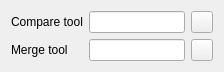
<?xml version="1.0" encoding="UTF-8"?>
<ui version="4.0">
 <class>merge_settings</class>
 <widget class="QWidget" name="merge_settings">
  <property name="geometry">
   <rect>
    <x>0</x>
    <y>0</y>
    <width>224</width>
    <height>64</height>
   </rect>
  </property>
  <layout class="QFormLayout" name="formLayout">
   <item row="0" column="0">
    <widget class="QLabel" name="label_7">
     <property name="text">
      <string>Compare tool</string>
     </property>
    </widget>
   </item>
   <item row="0" column="1">
    <layout class="QHBoxLayout" name="horizontalLayout">
     <item>
      <widget class="QLineEdit" name="compare"/>
     </item>
     <item>
      <widget class="QPushButton" name="compare_btn">
       <property name="sizePolicy">
        <sizepolicy hsizetype="Fixed" vsizetype="Fixed">
         <horstretch>0</horstretch>
         <verstretch>0</verstretch>
        </sizepolicy>
       </property>
       <property name="maximumSize">
        <size>
         <width>22</width>
         <height>22</height>
        </size>
       </property>
       <property name="text">
        <string/>
       </property>
      </widget>
     </item>
    </layout>
   </item>
   <item row="1" column="0">
    <widget class="QLabel" name="label_8">
     <property name="text">
      <string>Merge tool</string>
     </property>
    </widget>
   </item>
   <item row="1" column="1">
    <layout class="QHBoxLayout" name="horizontalLayout_2">
     <item>
      <widget class="QLineEdit" name="merge"/>
     </item>
     <item>
      <widget class="QPushButton" name="merge_btn">
       <property name="sizePolicy">
        <sizepolicy hsizetype="Fixed" vsizetype="Fixed">
         <horstretch>0</horstretch>
         <verstretch>0</verstretch>
        </sizepolicy>
       </property>
       <property name="maximumSize">
        <size>
         <width>22</width>
         <height>22</height>
        </size>
       </property>
       <property name="text">
        <string/>
       </property>
      </widget>
     </item>
    </layout>
   </item>
  </layout>
 </widget>
 <resources/>
 <connections/>
</ui>
